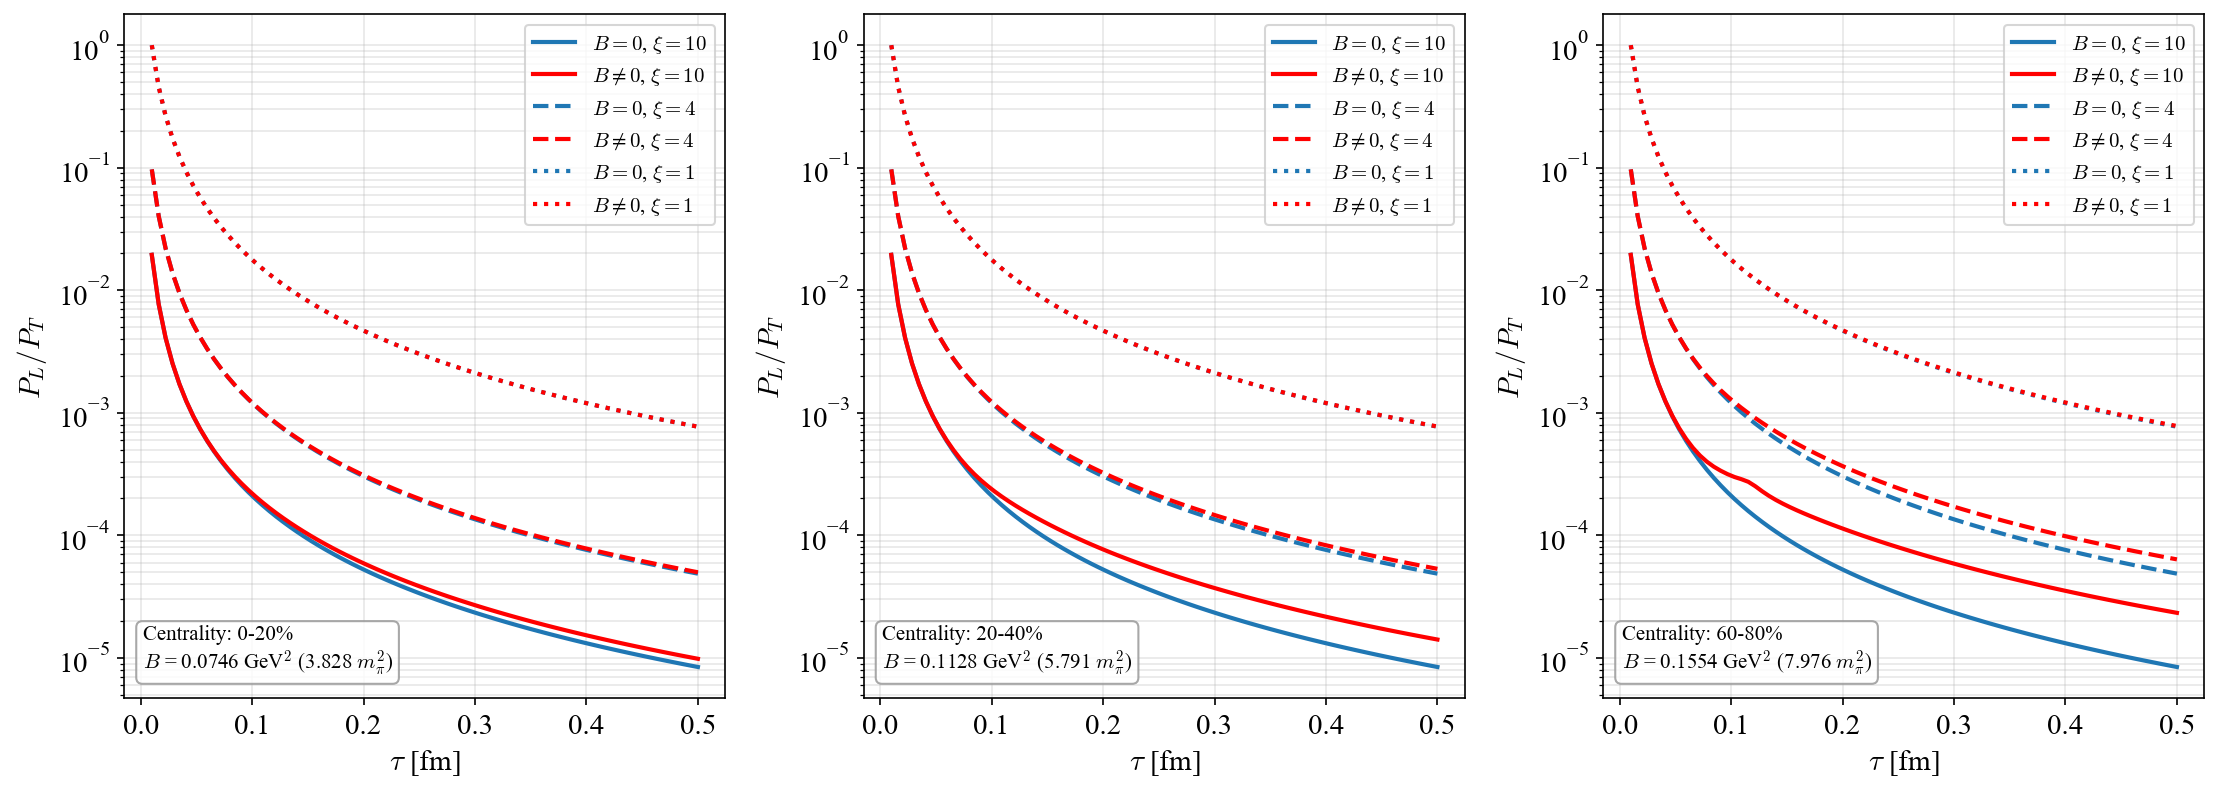

Python code for this plot:
import numpy as np
from scipy.integrate import solve_ivp
import matplotlib.pyplot as plt
from matplotlib import rcParams

rcParams['font.family'] = 'Times New Roman'
rcParams['font.size'] = 14
rcParams['mathtext.fontset'] = 'cm'

FM_TO_GEV = 5.067731

Qs = 2.0
tau0_fm = 0.01
tau0 = tau0_fm * FM_TO_GEV
lam = 10.0
Nc = 3.0
dA = Nc**2 - 1.0
nu_g = 2.0 * dA
c_ell = 1.25
pT_mean = 1.8 * Qs
mq = 0.100
n0 = 1.674
alpha_s = lam / (4.0 * np.pi * Nc)
e_abs = 0.30282212
qe_abs = e_abs / 3.0
CF = 4.0 / 3.0
qc_abs = np.sqrt(4.0 * np.pi * alpha_s) * np.sqrt(CF)
m_pi2 = 0.13957**2
REG2 = 1.0e-24

# RHIC broken-power-law B(tau)/mpi^2 = C0 (tau/tauB)^k / [1 + (tau/tauB)^(k+m)]
RHIC = {
    "0-20":  dict(AT_fm2=120.0, dETdy=573.0, C0=5.5322, tauB_fm=0.08270, k=0.5182, m=3.7744),
    "20-40": dict(AT_fm2=75.0,  dETdy=257.0, C0=8.9788, tauB_fm=0.08663, k=0.7112, m=3.7538),
    "60-80": dict(AT_fm2=21.0,  dETdy=33.0,  C0=13.2165, tauB_fm=0.08632, k=0.9409, m=3.6869),
}
for _c in RHIC.values():
    _c["AT"] = _c["AT_fm2"] * FM_TO_GEV**2
    _c["tauB"] = _c["tauB_fm"] * FM_TO_GEV

def B_of_tau(tau, case):
    r = max(tau / case["tauB"], 1.0e-10)
    return m_pi2 * case["C0"] * r**case["k"] / (1.0 + r**(case["k"] + case["m"]))

def eps_parallel(p_tau, B):
    qeB = qe_abs * B
    return 1.0 + (3.0 * n0 * alpha_s / (8.0 * np.pi)) * (qeB / mq**2) * np.exp(-p_tau**2 / (2.0 * qeB))

def a_B(tau, p_tau, case):
    if case is None:
        return np.zeros_like(p_tau)
    B = B_of_tau(tau, case)
    if B == 0.0:
        return np.zeros_like(p_tau)
    eps = eps_parallel(p_tau, B)
    pref = (qc_abs * qe_abs / mq**2) * B * np.sqrt((2.0 / tau0) * case["dETdy"]) / (case["AT"] * Qs)
    return pref * eps**0.75

def p_tau_of(px, py, peta, tau):
    return np.sqrt(px**2 + py**2 + (peta / tau)**2 + REG2)

def build_grid(N, pxmax, pymax, petamax):
    pxe = np.linspace(-pxmax, pxmax, N + 1); px = 0.5 * (pxe[:-1] + pxe[1:])
    pye = np.linspace(-pymax, pymax, N + 1); py = 0.5 * (pye[:-1] + pye[1:])
    pee = np.linspace(-petamax, petamax, N + 1); peta = 0.5 * (pee[:-1] + pee[1:])
    return px, py, peta, px[1] - px[0], py[1] - py[0], peta[1] - peta[0]

def _rhs(tau, y, PY_flat, case):
    n = PY_flat.size
    px, peta = y[:n], y[n:]
    ptau = np.sqrt(px**2 + PY_flat**2 + (peta / tau)**2 + REG2)
    pperp = np.sqrt(px**2 + (peta / tau)**2 + REG2)
    aB = a_B(tau, ptau, case)
    dpx = aB * PY_flat * peta / (tau * ptau * pperp)
    dpeta = -tau * aB * PY_flat * px / (ptau * pperp)
    return np.concatenate([dpx, dpeta])

def backward_trace(tau_f, PX, PY, PETA, case):
    if case is None or tau_f <= tau0:
        return PX.copy(), PETA.copy()
    shape = PX.shape
    y0 = np.concatenate([PX.ravel(), PETA.ravel()])
    sol = solve_ivp(_rhs, [tau_f, tau0], y0, args=(PY.ravel(), case),
                     method="RK45", rtol=1.0e-7, atol=1.0e-10)
    yf = sol.y[:, -1]
    n = PX.size
    return yf[:n].reshape(shape), yf[n:].reshape(shape)

def kurkela_shape(px, py, peta, tau0_, xi_val):
    pT = np.sqrt(px**2 + py**2)
    pz0 = -peta / tau0_
    rhat2 = (pT / pT_mean)**2 + (xi_val * pz0 / pT_mean)**2
    rhat = np.sqrt(rhat2 + 1.0e-30)
    return np.exp(-(2.0 / 3.0) * rhat2) / rhat

def energy_integral(shape_vals, PX, PY, PETA, dpx, dpy, dpeta, tau_):
    ptau = p_tau_of(PX, PY, PETA, tau_)
    return nu_g * np.sum(ptau * shape_vals) * dpx * dpy * (dpeta / tau_) / (2.0 * np.pi)**3

def normalize_amplitude(shape_vals, PX, PY, PETA, dpx, dpy, dpeta):
    target = pT_mean * c_ell * dA * Qs**2 / (np.pi * lam)
    IE = energy_integral(shape_vals, PX, PY, PETA, dpx, dpy, dpeta, tau0)
    return target / (tau0 * IE)

def pressures_and_number(fvals, PX, PY, PETA, tau_, dpx, dpy, dpeta):
    pz = PETA / tau_
    ptau = p_tau_of(PX, PY, PETA, tau_)
    w = dpx * dpy * (dpeta / tau_)
    PL = nu_g * np.sum((pz**2 / ptau) * fvals) * w / (2.0 * np.pi)**3
    PT = 0.5 * nu_g * np.sum(((PX**2 + PY**2) / ptau) * fvals) * w / (2.0 * np.pi)**3
    return PL, PT

N = 90
PXMAX = PYMAX = 16.0
PETAMAX = 18.0 * tau0
px, py, peta, dpx, dpy, dpeta = build_grid(N, PXMAX, PYMAX, PETAMAX)
PX, PY, PETA = np.meshgrid(px, py, peta, indexing="ij")

def evolve(case, A, xi_val, tau_vals):
    PL_arr = np.empty_like(tau_vals)
    PT_arr = np.empty_like(tau_vals)
    for i, tau_f in enumerate(tau_vals):
        px0, peta0 = backward_trace(tau_f, PX, PY, PETA, case)
        fvals = A * kurkela_shape(px0, PY, peta0, tau0, xi_val)
        PL_arr[i], PT_arr[i] = pressures_and_number(fvals, PX, PY, PETA, tau_f, dpx, dpy, dpeta)
    return PL_arr, PT_arr

tau_fm_vals = np.linspace(tau0_fm, 0.5, 80)
tau_vals = tau_fm_vals * FM_TO_GEV
xi_values = (10.0, 4.0, 1.0)
linestyles = {10.0: "-", 4.0: "--", 1.0: ":"}

# xi changes the IC shape itself (not just its amplitude), so each xi needs its own
# shape/amplitude/B=0 baseline -- xi=1 is the isotropic IC (equilibrium check)
A_of_xi, B0_of_xi = {}, {}
for xi_val in xi_values:
    shape0 = kurkela_shape(PX, PY, PETA, tau0, xi_val)
    A_of_xi[xi_val] = normalize_amplitude(shape0, PX, PY, PETA, dpx, dpy, dpeta)
    B0_of_xi[xi_val] = evolve(None, A_of_xi[xi_val], xi_val, tau_vals)

fig, axes = plt.subplots(1, len(RHIC), figsize=(5 * len(RHIC), 5.5), squeeze=False)
axes = axes.ravel()
for ax, (cent_name, case) in zip(axes, RHIC.items()):
    for xi_val in xi_values:
        ls = linestyles[xi_val]
        PL_B0, PT_B0 = B0_of_xi[xi_val]
        PL_on, PT_on = evolve(case, A_of_xi[xi_val], xi_val, tau_vals)
        ax.semilogy(tau_fm_vals, PL_B0 / PT_B0, ls, color="C0", linewidth=2, label=fr"$B=0$, $\xi={xi_val:g}$")
        ax.semilogy(tau_fm_vals, PL_on / PT_on, ls, color="r", linewidth=2, label=fr"$B\neq0$, $\xi={xi_val:g}$")
    ax.set_xlabel(r"$\tau$ [fm]")
    ax.set_ylabel(r"$P_L/P_T$")
    ax.grid(alpha=0.3, which="both")
    ax.legend(fontsize=10, loc="upper right")

    tau_scan = np.linspace(tau0, tau_vals[-1], 2000)
    B_peak_GeV2 = max(B_of_tau(t, case) for t in tau_scan)
    info_text = (f"Centrality: {cent_name}%\n"
                 fr"$B$ = {B_peak_GeV2:.4f} GeV$^2$ ({B_peak_GeV2/m_pi2:.3f} $m_\pi^2$)")
    ax.text(0.03, 0.03, info_text, transform=ax.transAxes, ha="left", va="bottom",
            fontsize=10, bbox=dict(boxstyle="round", facecolor="white", edgecolor="0.6", alpha=0.85))

fig.tight_layout()
fig.savefig("RHIC_PLPT_xi.png", dpi=150, bbox_inches="tight")
